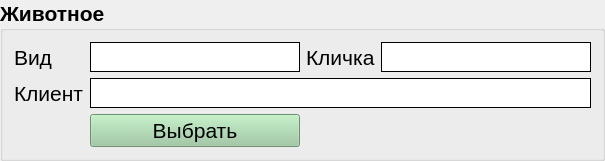
        <widget class="QGroupBox" name="animal_groupBox">
         <property name="minimumSize">
          <size>
           <width>0</width>
           <height>0</height>
          </size>
         </property>
         <property name="font">
          <font>
           <pointsize>16</pointsize>
           <weight>75</weight>
           <bold>true</bold>
          </font>
         </property>
         <property name="title">
          <string>Животное</string>
         </property>
         <layout class="QGridLayout" name="gridLayout_3">
          <item row="0" column="3">
           <widget class="QLineEdit" name="name_lineEdit">
            <property name="minimumSize">
             <size>
              <width>0</width>
              <height>30</height>
             </size>
            </property>
            <property name="font">
             <font>
              <pointsize>16</pointsize>
             </font>
            </property>
            <property name="styleSheet">
             <string notr="true"> QLineEdit {
	  border-width: 1px;
	  border-style: solid;
	  border-radius: 0px;
  }</string>
            </property>
           </widget>
          </item>
          <item row="0" column="2">
           <widget class="QLabel" name="name_label">
            <property name="minimumSize">
             <size>
              <width>0</width>
              <height>30</height>
             </size>
            </property>
            <property name="font">
             <font>
              <pointsize>16</pointsize>
              <weight>50</weight>
              <italic>false</italic>
              <bold>false</bold>
             </font>
            </property>
            <property name="text">
             <string>Кличка</string>
            </property>
           </widget>
          </item>
          <item row="2" column="0">
           <widget class="QLabel" name="client_label">
            <property name="minimumSize">
             <size>
              <width>0</width>
              <height>30</height>
             </size>
            </property>
            <property name="font">
             <font>
              <pointsize>16</pointsize>
              <weight>50</weight>
              <italic>false</italic>
              <bold>false</bold>
             </font>
            </property>
            <property name="text">
             <string>Клиент</string>
            </property>
           </widget>
          </item>
          <item row="0" column="1">
           <widget class="QLineEdit" name="species_lineEdit">
            <property name="minimumSize">
             <size>
              <width>0</width>
              <height>30</height>
             </size>
            </property>
            <property name="font">
             <font>
              <pointsize>16</pointsize>
             </font>
            </property>
            <property name="styleSheet">
             <string notr="true"> QLineEdit {
	  border-width: 1px;
	  border-style: solid;
	  border-radius: 0px;
  }</string>
            </property>
           </widget>
          </item>
          <item row="2" column="1" colspan="3">
           <widget class="QLineEdit" name="client_lineEdit">
            <property name="minimumSize">
             <size>
              <width>0</width>
              <height>30</height>
             </size>
            </property>
            <property name="font">
             <font>
              <pointsize>16</pointsize>
             </font>
            </property>
            <property name="styleSheet">
             <string notr="true"> QLineEdit {
	  border-width: 1px;
	  border-style: solid;
	  border-radius: 0px;
  }</string>
            </property>
           </widget>
          </item>
          <item row="0" column="0">
           <widget class="QLabel" name="species_label">
            <property name="minimumSize">
             <size>
              <width>0</width>
              <height>30</height>
             </size>
            </property>
            <property name="font">
             <font>
              <pointsize>16</pointsize>
              <weight>50</weight>
              <italic>false</italic>
              <bold>false</bold>
             </font>
            </property>
            <property name="text">
             <string>Вид</string>
            </property>
           </widget>
          </item>
          <item row="3" column="1">
           <widget class="QPushButton" name="chose_animal_pushButton">
            <property name="minimumSize">
             <size>
              <width>0</width>
              <height>30</height>
             </size>
            </property>
            <property name="palette">
             <palette>
              <active>
               <colorrole role="WindowText">
                <brush brushstyle="SolidPattern">
                 <color alpha="255">
                  <red>0</red>
                  <green>0</green>
                  <blue>0</blue>
                 </color>
                </brush>
               </colorrole>
               <colorrole role="Button">
                <brush brushstyle="SolidPattern">
                 <color alpha="255">
                  <red>153</red>
                  <green>201</green>
                  <blue>158</blue>
                 </color>
                </brush>
               </colorrole>
               <colorrole role="Light">
                <brush brushstyle="SolidPattern">
                 <color alpha="255">
                  <red>241</red>
                  <green>255</green>
                  <blue>243</blue>
                 </color>
                </brush>
               </colorrole>
               <colorrole role="Midlight">
                <brush brushstyle="SolidPattern">
                 <color alpha="255">
                  <red>197</red>
                  <green>228</green>
                  <blue>200</blue>
                 </color>
                </brush>
               </colorrole>
               <colorrole role="Dark">
                <brush brushstyle="SolidPattern">
                 <color alpha="255">
                  <red>76</red>
                  <green>100</green>
                  <blue>79</blue>
                 </color>
                </brush>
               </colorrole>
               <colorrole role="Mid">
                <brush brushstyle="SolidPattern">
                 <color alpha="255">
                  <red>102</red>
                  <green>134</green>
                  <blue>105</blue>
                 </color>
                </brush>
               </colorrole>
               <colorrole role="Text">
                <brush brushstyle="SolidPattern">
                 <color alpha="255">
                  <red>0</red>
                  <green>0</green>
                  <blue>0</blue>
                 </color>
                </brush>
               </colorrole>
               <colorrole role="BrightText">
                <brush brushstyle="SolidPattern">
                 <color alpha="255">
                  <red>255</red>
                  <green>255</green>
                  <blue>255</blue>
                 </color>
                </brush>
               </colorrole>
               <colorrole role="ButtonText">
                <brush brushstyle="SolidPattern">
                 <color alpha="255">
                  <red>0</red>
                  <green>0</green>
                  <blue>0</blue>
                 </color>
                </brush>
               </colorrole>
               <colorrole role="Base">
                <brush brushstyle="SolidPattern">
                 <color alpha="255">
                  <red>255</red>
                  <green>255</green>
                  <blue>255</blue>
                 </color>
                </brush>
               </colorrole>
               <colorrole role="Window">
                <brush brushstyle="SolidPattern">
                 <color alpha="255">
                  <red>153</red>
                  <green>201</green>
                  <blue>158</blue>
                 </color>
                </brush>
               </colorrole>
               <colorrole role="Shadow">
                <brush brushstyle="SolidPattern">
                 <color alpha="255">
                  <red>0</red>
                  <green>0</green>
                  <blue>0</blue>
                 </color>
                </brush>
               </colorrole>
               <colorrole role="AlternateBase">
                <brush brushstyle="SolidPattern">
                 <color alpha="255">
                  <red>204</red>
                  <green>228</green>
                  <blue>206</blue>
                 </color>
                </brush>
               </colorrole>
               <colorrole role="ToolTipBase">
                <brush brushstyle="SolidPattern">
                 <color alpha="255">
                  <red>255</red>
                  <green>255</green>
                  <blue>220</blue>
                 </color>
                </brush>
               </colorrole>
               <colorrole role="ToolTipText">
                <brush brushstyle="SolidPattern">
                 <color alpha="255">
                  <red>0</red>
                  <green>0</green>
                  <blue>0</blue>
                 </color>
                </brush>
               </colorrole>
               <colorrole role="PlaceholderText">
                <brush brushstyle="SolidPattern">
                 <color alpha="128">
                  <red>0</red>
                  <green>0</green>
                  <blue>0</blue>
                 </color>
                </brush>
               </colorrole>
              </active>
              <inactive>
               <colorrole role="WindowText">
                <brush brushstyle="SolidPattern">
                 <color alpha="255">
                  <red>0</red>
                  <green>0</green>
                  <blue>0</blue>
                 </color>
                </brush>
               </colorrole>
               <colorrole role="Button">
                <brush brushstyle="SolidPattern">
                 <color alpha="255">
                  <red>153</red>
                  <green>201</green>
                  <blue>158</blue>
                 </color>
                </brush>
               </colorrole>
               <colorrole role="Light">
                <brush brushstyle="SolidPattern">
                 <color alpha="255">
                  <red>241</red>
                  <green>255</green>
                  <blue>243</blue>
                 </color>
                </brush>
               </colorrole>
               <colorrole role="Midlight">
                <brush brushstyle="SolidPattern">
                 <color alpha="255">
                  <red>197</red>
                  <green>228</green>
                  <blue>200</blue>
                 </color>
                </brush>
               </colorrole>
               <colorrole role="Dark">
                <brush brushstyle="SolidPattern">
                 <color alpha="255">
                  <red>76</red>
                  <green>100</green>
                  <blue>79</blue>
                 </color>
                </brush>
               </colorrole>
               <colorrole role="Mid">
                <brush brushstyle="SolidPattern">
                 <color alpha="255">
                  <red>102</red>
                  <green>134</green>
                  <blue>105</blue>
                 </color>
                </brush>
               </colorrole>
               <colorrole role="Text">
                <brush brushstyle="SolidPattern">
                 <color alpha="255">
                  <red>0</red>
                  <green>0</green>
                  <blue>0</blue>
                 </color>
                </brush>
               </colorrole>
               <colorrole role="BrightText">
                <brush brushstyle="SolidPattern">
                 <color alpha="255">
                  <red>255</red>
                  <green>255</green>
                  <blue>255</blue>
                 </color>
                </brush>
               </colorrole>
               <colorrole role="ButtonText">
                <brush brushstyle="SolidPattern">
                 <color alpha="255">
                  <red>0</red>
                  <green>0</green>
                  <blue>0</blue>
                 </color>
                </brush>
               </colorrole>
               <colorrole role="Base">
                <brush brushstyle="SolidPattern">
                 <color alpha="255">
                  <red>255</red>
                  <green>255</green>
                  <blue>255</blue>
                 </color>
                </brush>
               </colorrole>
               <colorrole role="Window">
                <brush brushstyle="SolidPattern">
                 <color alpha="255">
                  <red>153</red>
                  <green>201</green>
                  <blue>158</blue>
                 </color>
                </brush>
               </colorrole>
               <colorrole role="Shadow">
                <brush brushstyle="SolidPattern">
                 <color alpha="255">
                  <red>0</red>
                  <green>0</green>
                  <blue>0</blue>
                 </color>
                </brush>
               </colorrole>
               <colorrole role="AlternateBase">
                <brush brushstyle="SolidPattern">
                 <color alpha="255">
                  <red>204</red>
                  <green>228</green>
                  <blue>206</blue>
                 </color>
                </brush>
               </colorrole>
               <colorrole role="ToolTipBase">
                <brush brushstyle="SolidPattern">
                 <color alpha="255">
                  <red>255</red>
                  <green>255</green>
                  <blue>220</blue>
                 </color>
                </brush>
               </colorrole>
               <colorrole role="ToolTipText">
                <brush brushstyle="SolidPattern">
                 <color alpha="255">
                  <red>0</red>
                  <green>0</green>
                  <blue>0</blue>
                 </color>
                </brush>
               </colorrole>
               <colorrole role="PlaceholderText">
                <brush brushstyle="SolidPattern">
                 <color alpha="128">
                  <red>0</red>
                  <green>0</green>
                  <blue>0</blue>
                 </color>
                </brush>
               </colorrole>
              </inactive>
              <disabled>
               <colorrole role="WindowText">
                <brush brushstyle="SolidPattern">
                 <color alpha="255">
                  <red>76</red>
                  <green>100</green>
                  <blue>79</blue>
                 </color>
                </brush>
               </colorrole>
               <colorrole role="Button">
                <brush brushstyle="SolidPattern">
                 <color alpha="255">
                  <red>153</red>
                  <green>201</green>
                  <blue>158</blue>
                 </color>
                </brush>
               </colorrole>
               <colorrole role="Light">
                <brush brushstyle="SolidPattern">
                 <color alpha="255">
                  <red>241</red>
                  <green>255</green>
                  <blue>243</blue>
                 </color>
                </brush>
               </colorrole>
               <colorrole role="Midlight">
                <brush brushstyle="SolidPattern">
                 <color alpha="255">
                  <red>197</red>
                  <green>228</green>
                  <blue>200</blue>
                 </color>
                </brush>
               </colorrole>
               <colorrole role="Dark">
                <brush brushstyle="SolidPattern">
                 <color alpha="255">
                  <red>76</red>
                  <green>100</green>
                  <blue>79</blue>
                 </color>
                </brush>
               </colorrole>
               <colorrole role="Mid">
                <brush brushstyle="SolidPattern">
                 <color alpha="255">
                  <red>102</red>
                  <green>134</green>
                  <blue>105</blue>
                 </color>
                </brush>
               </colorrole>
               <colorrole role="Text">
                <brush brushstyle="SolidPattern">
                 <color alpha="255">
                  <red>76</red>
                  <green>100</green>
                  <blue>79</blue>
                 </color>
                </brush>
               </colorrole>
               <colorrole role="BrightText">
                <brush brushstyle="SolidPattern">
                 <color alpha="255">
                  <red>255</red>
                  <green>255</green>
                  <blue>255</blue>
                 </color>
                </brush>
               </colorrole>
               <colorrole role="ButtonText">
                <brush brushstyle="SolidPattern">
                 <color alpha="255">
                  <red>76</red>
                  <green>100</green>
                  <blue>79</blue>
                 </color>
                </brush>
               </colorrole>
               <colorrole role="Base">
                <brush brushstyle="SolidPattern">
                 <color alpha="255">
                  <red>153</red>
                  <green>201</green>
                  <blue>158</blue>
                 </color>
                </brush>
               </colorrole>
               <colorrole role="Window">
                <brush brushstyle="SolidPattern">
                 <color alpha="255">
                  <red>153</red>
                  <green>201</green>
                  <blue>158</blue>
                 </color>
                </brush>
               </colorrole>
               <colorrole role="Shadow">
                <brush brushstyle="SolidPattern">
                 <color alpha="255">
                  <red>0</red>
                  <green>0</green>
                  <blue>0</blue>
                 </color>
                </brush>
               </colorrole>
               <colorrole role="AlternateBase">
                <brush brushstyle="SolidPattern">
                 <color alpha="255">
                  <red>153</red>
                  <green>201</green>
                  <blue>158</blue>
                 </color>
                </brush>
               </colorrole>
               <colorrole role="ToolTipBase">
                <brush brushstyle="SolidPattern">
                 <color alpha="255">
                  <red>255</red>
                  <green>255</green>
                  <blue>220</blue>
                 </color>
                </brush>
               </colorrole>
               <colorrole role="ToolTipText">
                <brush brushstyle="SolidPattern">
                 <color alpha="255">
                  <red>0</red>
                  <green>0</green>
                  <blue>0</blue>
                 </color>
                </brush>
               </colorrole>
               <colorrole role="PlaceholderText">
                <brush brushstyle="SolidPattern">
                 <color alpha="128">
                  <red>0</red>
                  <green>0</green>
                  <blue>0</blue>
                 </color>
                </brush>
               </colorrole>
              </disabled>
             </palette>
            </property>
            <property name="font">
             <font>
              <weight>50</weight>
              <bold>false</bold>
             </font>
            </property>
            <property name="text">
             <string>Выбрать</string>
            </property>
           </widget>
          </item>
         </layout>
        </widget>
